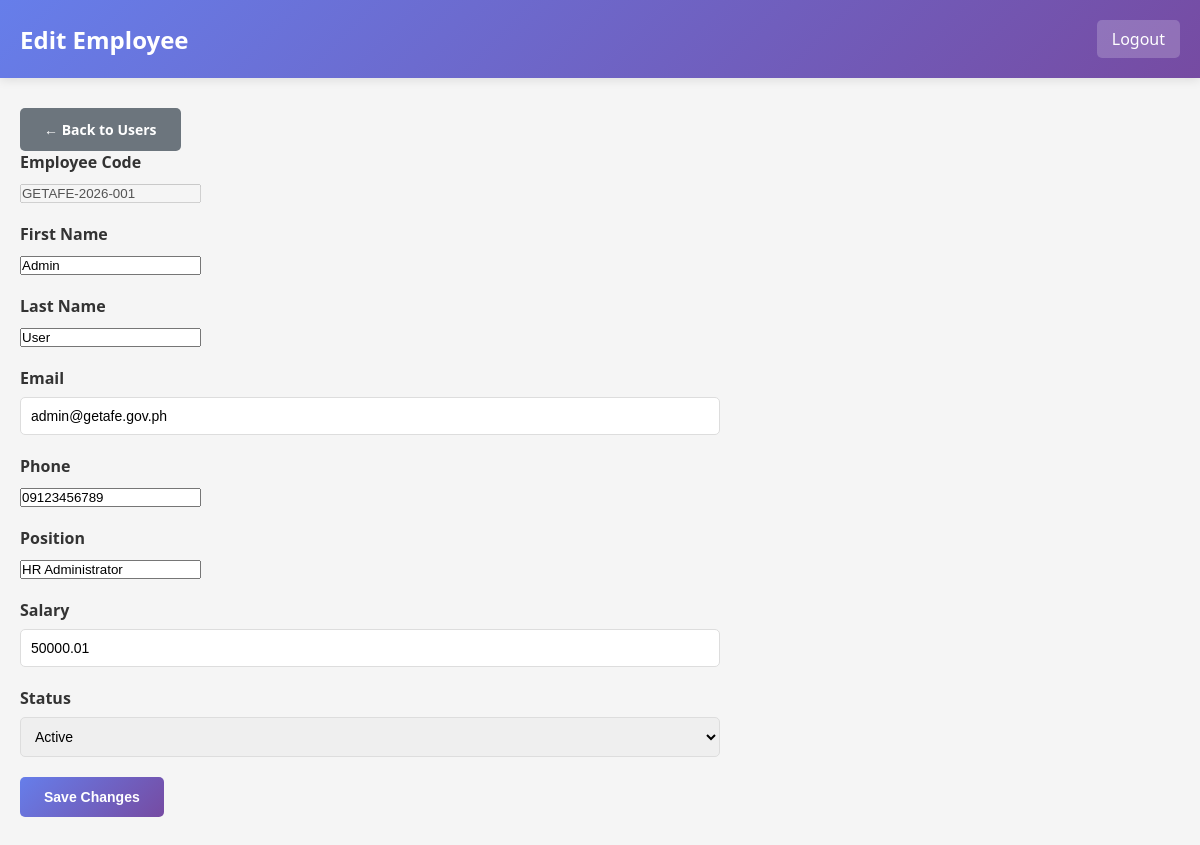
The page /hrgetafee-simple/admin/edit_employee.php?id=1 (signed in) on the database its author committed.
### tables this page shows
CREATE TABLE `employees` (
  `employee_id` int(11) NOT NULL,
  `employee_code` varchar(20) NOT NULL,
  `first_name` varchar(50) NOT NULL,
  `last_name` varchar(50) NOT NULL,
  `email` varchar(100) NOT NULL,
  `phone` varchar(20) DEFAULT NULL,
  `position` varchar(100) DEFAULT NULL,
  `employment_type` enum('Regular','Casual','Job Order','COS') DEFAULT 'Regular',
  `salary` decimal(10,2) DEFAULT NULL,
  `date_hired` date DEFAULT NULL,
  `status` enum('active','inactive') DEFAULT 'active',
  `created_at` timestamp NOT NULL DEFAULT current_timestamp(),
  `updated_at` timestamp NOT NULL DEFAULT current_timestamp() ON UPDATE current_timestamp(),
  `department` varchar(100) DEFAULT NULL,
  `qr_code` varchar(255) DEFAULT NULL,
  `qr_generated_date` datetime DEFAULT NULL
);

### hrgetafee-simple/admin/edit_employee.php (the view, shortened to what this page needs)
<?php
require_once '../config/database.php';
$employee_id = intval($_GET['id'] ?? 0);
$stmt = $conn->prepare("SELECT employee_id, employee_code, first_name, last_name, email, phone, position, salary, date_hired, status FROM employees WHERE employee_id = ? LIMIT 1");
$stmt->bind_param("i", $employee_id);
$stmt->execute();
$res = $stmt->get_result();
$employee = $res->fetch_assoc();
?>
<!DOCTYPE html>
<html>
<head><meta charset="utf-8"><title>Edit Employee</title><link rel="stylesheet" href="../assets/css/style.css"></head>
<body>
<div class="navbar"><h2>Edit Employee</h2><div class="navbar-user"><a href="../logout.php">Logout</a></div></div>
<div class="container">
    <a href="manage_users.php" class="btn btn-secondary">← Back to Users</a>
    <form method="post" style="max-width:700px;">
        <div class="form-group">
            <label>Employee Code</label>
            <input value="<?php echo htmlspecialchars($employee['employee_code']); ?>" disabled>
        </div>
        <div class="form-group">
            <label>First Name</label>
            <input name="first_name" required value="<?php echo htmlspecialchars($employee['first_name']); ?>">
        </div>
        <div class="form-group">
            <label>Last Name</label>
            <input name="last_name" required value="<?php echo htmlspecialchars($employee['last_name']); ?>">
        </div>
        <div class="form-group">
            <label>Email</label>
            <input name="email" type="email" required value="<?php echo htmlspecialchars($employee['email']); ?>">
        </div>
        <div class="form-group">
            <label>Phone</label>
            <input name="phone" value="<?php echo htmlspecialchars($employee['phone']); ?>">
        </div>
        <div class="form-group">
            <label>Position</label>
            <input name="position" value="<?php echo htmlspecialchars($employee['position']); ?>">
        </div>
        <div class="form-group">
            <label>Salary</label>
            <input name="salary" type="number" step="0.01" value="<?php echo htmlspecialchars($employee['salary']); ?>">
        </div>
        <div class="form-group">
            <label>Status</label>
            <select name="status">
                <option value="active" <?php echo $employee['status'] === 'active' ? 'selected' : ''; ?>>Active</option>
            </select>
        </div>
        <button type="submit" name="save_employee" class="btn btn-primary">Save Changes</button>
    </form>
</div>
</body>
</html>

### hrgetafee-simple/assets/css/style.css (style rules this page uses)
* { margin: 0; padding: 0; box-sizing: border-box; }
body { font-family: 'Segoe UI', Tahoma, Geneva, Verdana, sans-serif; background-color: #f5f5f5; color: #333; }
.navbar { background: linear-gradient(135deg, #667eea 0%, #764ba2 100%); color: white; padding: 20px; display: flex; justify-content: space-between; align-items: center; box-shadow: 0 2px 10px rgba(0, 0, 0, 0.1); }
.navbar h2 { font-size: 24px; font-weight: 600; }
.navbar-user { display: flex; gap: 15px; align-items: center; }
.navbar-user a { background: rgba(255, 255, 255, 0.2); color: white; padding: 8px 15px; text-decoration: none; border-radius: 5px; transition: background 0.3s; }
.container { max-width: 1200px; margin: 30px auto; padding: 0 20px; }
.btn { display: inline-block; padding: 12px 24px; border: none; border-radius: 5px; cursor: pointer; font-size: 14px; font-weight: 600; text-decoration: none; transition: all 0.3s; }
.btn-primary { background: linear-gradient(135deg, #667eea 0%, #764ba2 100%); color: white; }
.btn-secondary { background: #6c757d; color: white; }
.form-group { margin-bottom: 20px; }
label { display: block; margin-bottom: 8px; font-weight: 600; color: #333; }
input[type="text"], input[type="email"], input[type="password"], input[type="number"], input[type="date"], select, textarea { width: 100%; padding: 10px; border: 1px solid #ddd; border-radius: 5px; font-size: 14px; transition: border-color 0.3s; }

### rows shown on the page
employees: employee_code "GETAFE-2026-001", first_name "Admin", last_name "User", email "admin@getafe.gov.ph", phone "09123456789", position "HR Administrator", salary "50000.01", status "Active"
